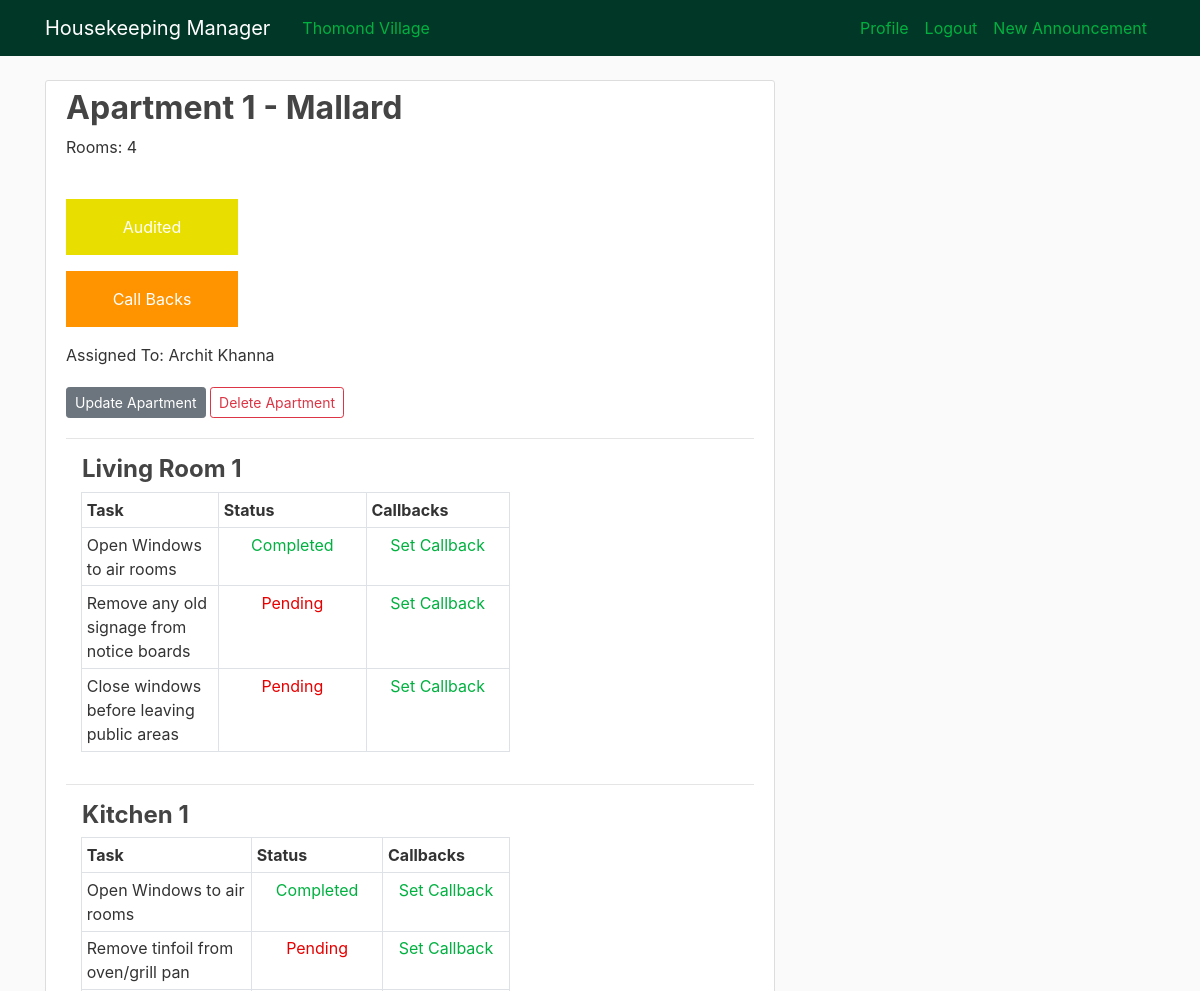
Before: /apartment/22/ (signed in, upper part) with the older database file.
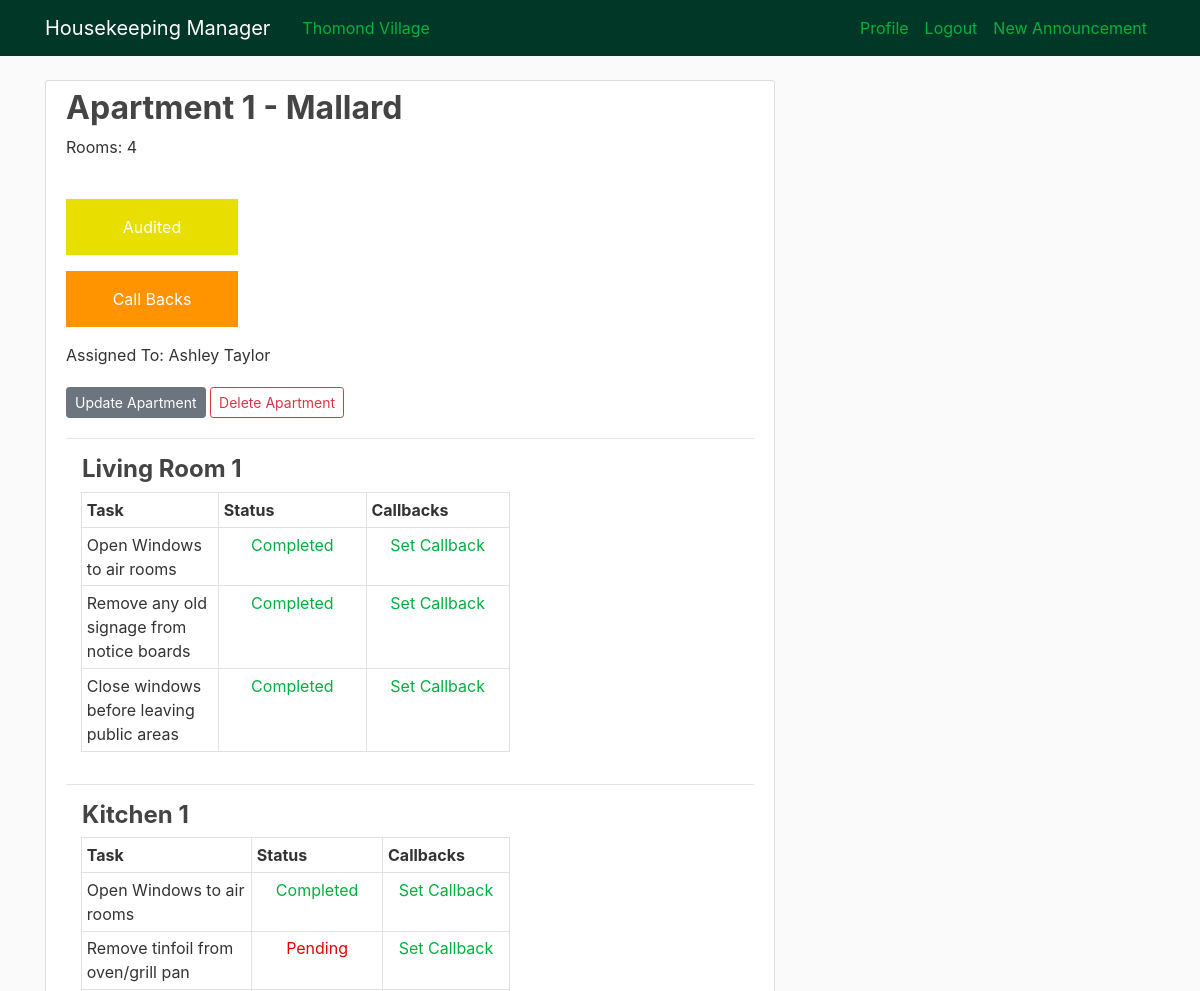
After: the same page with the newer database file.
### HKmanager/models.py (models this page shows, shortened)
class apartment(models.Model):
    number = models.IntegerField(unique=True, null=False, blank=False)
    rooms = models.ForeignKey(numberOfRooms, on_delete=models.DO_NOTHING, null=False, blank=False, default=0)
    block = models.ForeignKey(block, on_delete=models.DO_NOTHING, null=False, blank=False)
    status = models.ForeignKey(status, on_delete=models.DO_NOTHING, null=False, blank=False)
    task = models.ForeignKey(task, on_delete=models.DO_NOTHING, null=False, blank=False)
    assignee = models.ForeignKey(User, on_delete=models.DO_NOTHING)
    def __str__(self):
        return str(self.number)

class livingRoomCheckList(models.Model):
    livingroom = models.ForeignKey(livingRoom, on_delete=models.CASCADE)
    task = models.ForeignKey(taskslivingRoom, on_delete=models.DO_NOTHING)
    checked = models.BooleanField(default=False)
    callback = models.BooleanField(default=False)

class block(models.Model):
    name = models.CharField(max_length=50, null=False, blank=False)
    def __str__(self):
        return self.name

class numberOfRooms(models.Model):
    capacity = models.IntegerField(unique=True, null=False, blank=False)
    def __str__(self):
        return str(self.capacity)

class status(models.Model):
    name = models.CharField(max_length=50, null=False, blank=False)
    def __str__(self):
        return self.name

class task(models.Model):
    name = models.CharField(max_length=50, null=False, blank=False)
    def __str__(self):
        return self.name

class livingRoom(models.Model):
    apartment = models.OneToOneField(apartment, on_delete=models.CASCADE)

class taskslivingRoom(models.Model):
    description = models.CharField(max_length=200, null=False, blank=False)
    def __str__(self):
        return str(self.description)

class kitchen(models.Model):
    apartment = models.OneToOneField(apartment, on_delete=models.CASCADE)

### HKmanager/views.py (the view)
# urls.py: path('apartment/<int:pk>/', ApartmentDetailView.as_view(), name='hk-Apartment'),
class ApartmentDetailView(LoginRequiredMixin, DetailView):
    model = apartment
    def get_context_data(self, *args, **kwargs):
        context = super(ApartmentDetailView, self).get_context_data(*args, **kwargs)
        bedrooms = bedroom.objects.filter(apartment=self.object.pk)
        ensuites = ensuite.objects.filter(apartment=self.object.pk)
        context["bedrooms"] = bedrooms
        context["livingRoomCheckList"] = livingRoomCheckList.objects.all().filter(livingroom=self.object.livingroom)
        context["kitchenCheckList"] = kitchenCheckList.objects.all().filter(kitchen=self.object.kitchen)
        context["corridorCheckList"] = corridorCheckList.objects.all().filter(corridor=self.object.corridor)
        allRoomsCheckList = []
        allEnsuitesCheckList = []
        for room in bedrooms:
            allRoomsCheckList+= bedroomCheckList.objects.all().filter(bedroom=room)
        for ens in ensuites:
            allEnsuitesCheckList+= ensuiteCheckList.objects.all().filter(ensuite=ens)
        context["bedroomCheckList"] = allRoomsCheckList
        context["ensuiteCheckList"] = allEnsuitesCheckList
        return context

### HKmanager/models.py (called while the page is built)
    def __str__(self):
        return str(self.description)

    def __str__(self):
        return str(self.description)

    def __str__(self):
        return str(self.description)

    def __str__(self):
        return str(self.description)

### HKmanager/templates/HKmanager/apartment_detail.html (shortened to what the changed rows need)
{% extends "HKmanager/base.html" %}
{% block content %}
  <article class="media content-section">
    <div class="media-body">
      <h2 class="article-title">Apartment {{ object.number }} - {{ object.block }}</h2>
      <p class="article-content">Rooms: {{ object.rooms }}</p>
      <br>
      <div id="status {{object.number}}" class="col-sm-3 text-white">
        <p class="article-content text-center pt-3 pb-3">{{ object.status }}</p>
      </div>
      <div id="task {{object.number}}" class="col-sm-3 text-white">
        <p class="article-content text-center pt-3 pb-3">{{ object.task }}</p>
      </div>
      <p class="article-content">Assigned To: {{ object.assignee.first_name }} {{ object.assignee.last_name }}</p>
      {% if object.assignee == user or user.is_superuser %}
        <a class="btn btn-secondary btn-sm mt-1 mb-1" href="{% url 'hk-apt-update' object.id %}">Update Apartment</a>
      {% endif %}
      {% if user.is_superuser %}
        <a class="btn btn-secondary btn-outline-danger btn-sm mt-1 mb-1" href="{% url 'hk-apt-delete' object.id %}">Delete Apartment</a>
      {% endif %}
      <hr>
      <h4 class="article-title ml-3">Living Room {{ object.livingroom.apartment }}</h4>
      <div class="container">
        <div class="row">
          <div class="col-sm-8">
            <table class="table table-bordered table-sm">
              <tr>
                <th>Task</th>
                <th>Status</th>
                <th>Callbacks</th>
              </tr>
              {% for task in livingRoomCheckList %}
                <tr>
                  <td class="twidth-lg">{{ task.task }}</td>
                  {% if task.checked %}
                    <td class="twidth-md">
                      <center>
                        <a class="green-text" href="{% url 'task-undo' object.id task.id 1 %}">
                          Completed
                        </a>
                      </center>
                    </td>
                  {% else %}
                    <td class="twidth-md">
                      <center>
                        <a class="red-text" href="{% url 'task-complete' object.id task.id 1 %}">
                          Pending
                        </a>
                      </center>
                    </td>
                  {% endif %}
                  {% if task.callback %}
                    <td>
                      <center>
                        {% if user.is_superuser %}
                          <a class="orange-text" href="{% url 'callback-undo' object.id task.id 1 %}">
                            Call Back!
                          </a>
                        {% else %}
                          <p class="orange-text">
                            Call Back!
                          </p>
                        {% endif %}
                      </center>
                    </td>
                  {% else %}
                    <td>
                      <center>
                        {% if user.is_superuser %}
                          <a class="green-text" href="{% url 'callback-undo' object.id task.id 1 %}">
                            Set Callback
                          </a>
                        {% endif %}
                      </center>
                    </td>
                  {% endif %}
                </tr>
              {% endfor %}
            </table>
          </div>
        </div>
      </div>
      <hr>
      <h4 class="article-title ml-3">Kitchen {{ object.kitchen.apartment }}</h4>
      <div class="container">
        <div class="row">
          <div class="col-sm-8">
            <table class="table table-bordered table-sm">
              <tr>
                <th>Task</th>
                <th>Status</th>
                <th>Callbacks</th>
              </tr>
            </table>
          </div>
        </div>
      </div>
      {% for bedroom in bedrooms %}
        <br>
        <br>
      {% endfor %}
    </div>
  </article>
{% endblock content %}

Changed rows visible on the page:
changed apartment "Mallard": assignee.first_name "Archit" → "Ashley"; assignee.last_name "Khanna" → "Taylor"
changed livingRoomCheckList "Remove any old signage from notice boards": checked "Pending" → "Completed"
changed livingRoomCheckList "Close windows before leaving public areas": checked "Pending" → "Completed"
